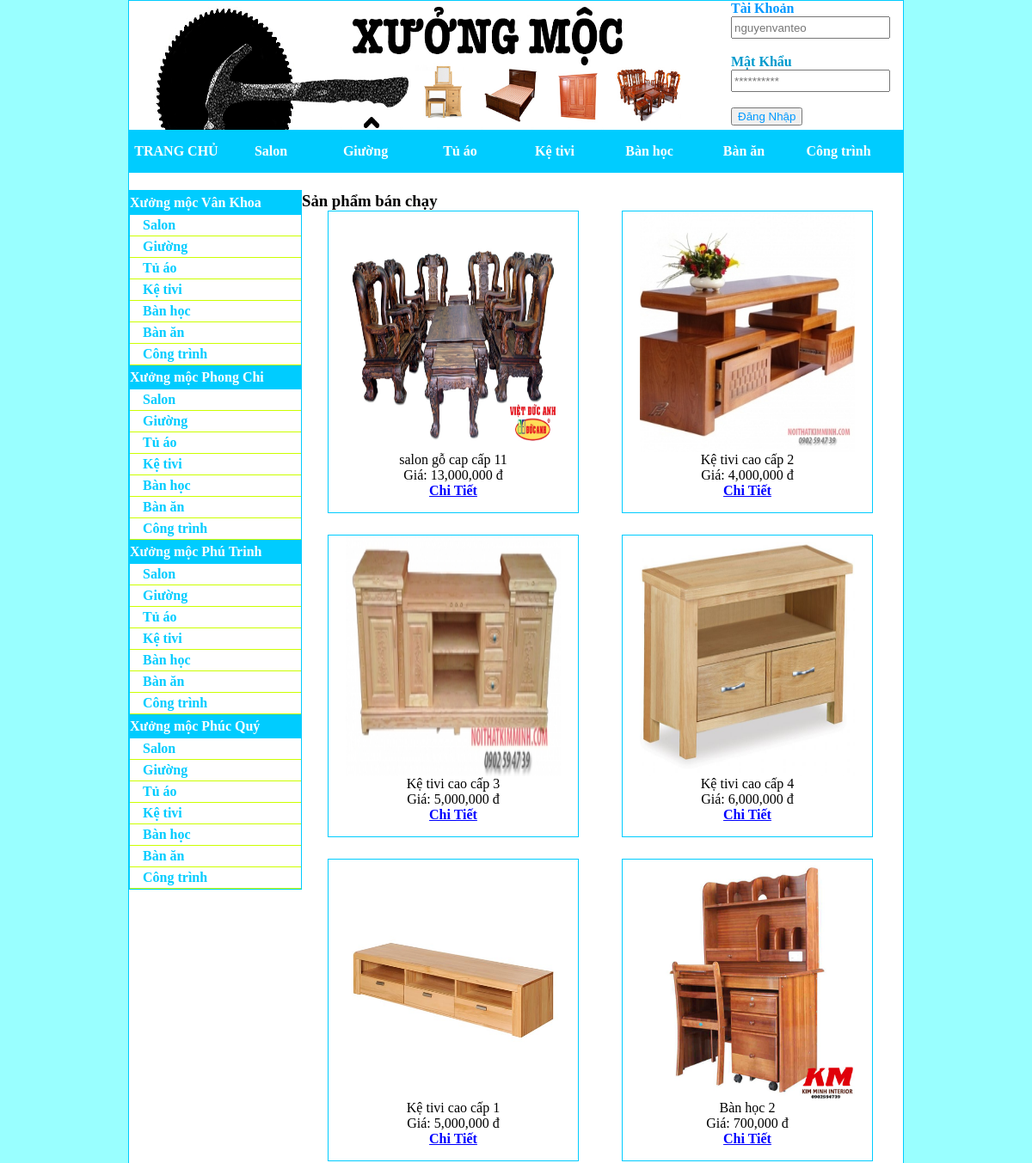
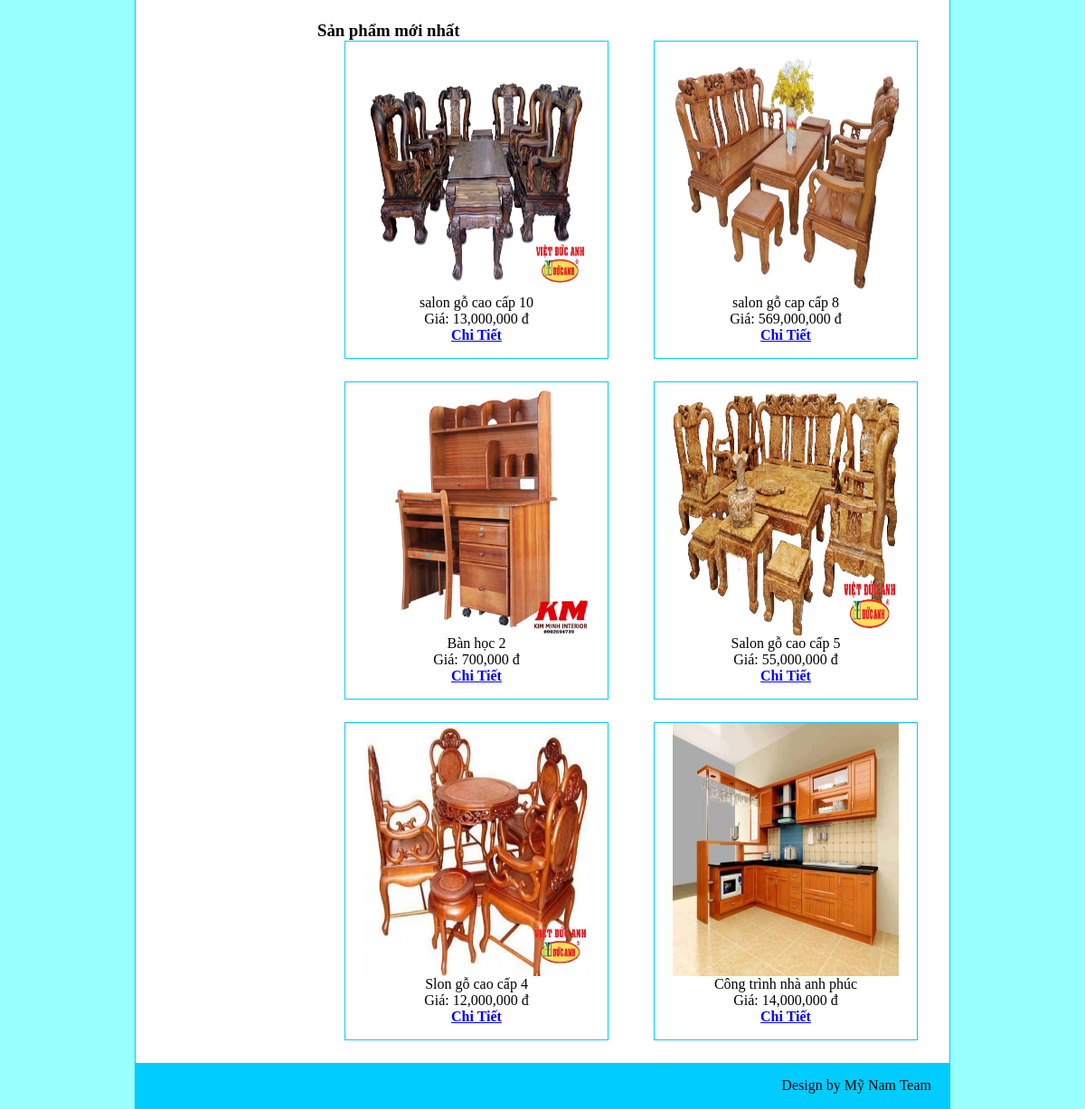
The page / on the database its author committed (2 pictures, top to bottom).
### tables this page shows
CREATE TABLE `LoaiSanPham` (
  `MaLoaiSanPham` int(11) NOT NULL,
  `TenLoaiSanPham` varchar(45) NOT NULL,
  `BiXoa` tinyint(1) NOT NULL
);

CREATE TABLE `HangSanXuat` (
  `MaHangSanXuat` int(11) NOT NULL,
  `TenHangSanXuat` varchar(45) NOT NULL,
  `LogoURL` varchar(45) NOT NULL,
  `BiXoa` tinyint(1) NOT NULL
);

CREATE TABLE `SanPham` (
  `MaSanPham` int(11) NOT NULL,
  `TenSanPham` varchar(45) NOT NULL,
  `HinhURL` varchar(45) NOT NULL,
  `GiaSanPham` int(11) NOT NULL,
  `NgayNhap` datetime NOT NULL,
  `SoLuongTon` int(11) NOT NULL,
  `SoLuongBan` int(11) NOT NULL,
  `SoLuocXem` int(11) NOT NULL,
  `MoTa` text NOT NULL,
  `BiXoa` tinyint(1) NOT NULL,
  `MaLoaiSanPham` int(11) NOT NULL,
  `MaHangSanXuat` int(11) NOT NULL
);

### lib/DataProvider.php (called while the page is built, shortened)
<?php
	class DataProvider
	{
		public static function execQuery($sql)
		{
            $connection = mysqli_connect(SERVER,USERNAME,PASSWORD,DATABASE) or
			die("Could not connect to" ."localhost". " .");
            mysqli_query($connection,"set names 'utf8'");
            $result = mysqli_query($connection,$sql);
            return $result;
        }
    }
?>

### pages/pHome.php (called while the page is built)
<?php
    include("pages/pSanPhamBanChay.php");
    include("pages/pSanPhamMoiNhat.php");
?>

### templates/tempThumbProduct.php (the view)
<div class="content_NoiDungSanPham">
                <span><a href="#?idSP=<?php echo $row['MaSanPham'];?>"><img src="images/<?php echo $row['HinhURL'];?>" width="250px" height="280px" /></a></span><br/>
                <span><?php echo $row['TenSanPham'];?></span><br/>
                <span>Giá: <?php echo number_format($row['GiaSanPham']);?> đ </span><br/>
                <span><b><a href="index.php?a=4&id=<?php echo $row['MaSanPham'];?>" style="color: blue;">Chi Tiết</a></b></span>
</div>

### index.php (shortened to what this page needs)
<?php include_once('lib/DataProvider.php');  ?>
<!DOCTYPE HTML PUBLIC "-//W3C//DTD HTML 4.01 Transitional//EN" "http://www.w3.org/TR/html4/loose.dtd">
<html>
<head>
    <link type="text/css" href="css/Style.css" rel="stylesheet" />
</head>
<body>
<div id="container">
	<?php include("modules/mHeader.php"); ?>
	<?php include("modules/mMenuNgang.php");?>
    <div id="content">
    	<?php include("modules/mMenuDoc.php") ?>
    	<?php include("modules/mContent.php"); ?>
    </div>
    <?php include("modules/mFooter.php") ?>
</div>
</body>
</html>

### modules/mHeader.php
<div id="header">
    	<div id="header_Hinh">
    	<img src="images/25319999_1203733243061692_265521252_o.png" width="700px" height="150px"   />
        </div>
        <div id="header_DangNhap">
        	<?php
				if(1 == 1)
					include("mDangNhapTaiKhoan.php");
				else
					include("mThongTinTaiKhoan.php");
			?>
        </div>
    </div>

### modules/mDangNhapTaiKhoan.php
<form action="" method="post" name="frmDangNhap" id="frmDangNhap">
     	<label style="color:#09F"><b>Tài Khoản</b></label><br/>
         <input class="dangnhap" name="user" type="text"  placeholder="nguyenvanteo"> <Br/> <br/>
         <label style="color:#09C"><b>Mật Khẩu</b></label><br/>
         <input class="dangnhap" name="password" type="text" placeholder="**********"><br/><br/>
       <input name="submit" value="Đăng Nhập" type="submit" style="color:#09F" >
     </form>

### modules/mMenuNgang.php
<div id="menu_Ngang">
    <div class="menu_Ngang_ChiTiet"><span><b><a href="index.php">TRANG CHỦ</a></b></span></div>
<?php
    $sql = "select LoaiSanPham.MaLoaiSanPham, LoaiSanPham.TenLoaiSanPham
            from LoaiSanPham";
    $qr = DataProvider::execQuery($sql);
    while($row = mysqli_fetch_assoc($qr))
    {
        include("templates/tempMenuNgang.php");
    }
    ?>
</div>

### templates/tempMenuNgang.php
<div class="menu_Ngang_ChiTiet"><span><b><a href="index.php?a=3&id=<?php echo $row["MaLoaiSanPham"];?>"><?php echo $row["TenLoaiSanPham"];?></a></b></span></div>

### modules/mMenuDoc.php
<div id="menu_Doc">
	<?php
		$slHSX = "SELECT hangsanxuat.MaHangSanXuat, hangsanxuat.TenHangSanXuat
				  FROM hangsanxuat
				  WHERE HangSanXuat.BiXoa = FALSE";
		$qrHSX = DataProvider::execQuery($slHSX);
		while($rowHSX = mysqli_fetch_array($qrHSX))
		{?>
			<div>
				<div class="menu_Doc_theloai"><?php echo $rowHSX["TenHangSanXuat"];?></div>
					<?php
					$sqlLoaiSP = "SELECT loaisanpham.MaLoaiSanPham, loaisanpham.TenLoaiSanPham
								FROM loaisanpham
								WHERE loaisanpham.BiXoa = FALSE";
					$qrLSP = DataProvider::execQuery($sqlLoaiSP);
					while($rowLSP = mysqli_fetch_array($qrLSP))
					{?>
						<div class="loaitin">
							<a href="#"><?php echo $rowLSP["TenLoaiSanPham"];?></a>
						</div>
					<?php
					}
					?>
			</div>
	<?php
		}
	?>
</div>

### modules/mContent.php (shortened to what this page needs)
<div id="content_SanPham">
<?php
    $a = (isset($_GET['a'])) ? $_GET['a'] : 1;
    switch ($a) {
        case 1:
            include ("pages/pHome.php");
            break;
    }
?>
</div>

### pages/pSanPhamBanChay.php
<h3>Sản phẩm bán chạy</h3>
<?php
    $sql = "SELECT SanPham.TenSanPham, SanPham.MaSanPham, SanPham.HinhURL, SanPham.MoTa, SanPham.GiaSanPham
            FROM SanPham
            ORDER BY SanPham.SoLuongBan DESC
            LIMIT 0,6";
    $qr = DataProvider::execQuery($sql);
    while($row = mysqli_fetch_assoc($qr))
    {
        include("templates/tempThumbProduct.php");
    }
?>

### pages/pSanPhamMoiNhat.php
<h3>Sản phẩm mới nhất</h3>
<?php
    $sql = "SELECT SanPham.TenSanPham, SanPham.MaSanPham, SanPham.HinhURL, SanPham.MoTa, SanPham.GiaSanPham, SanPham.NgayNhap
            FROM SanPham
            ORDER BY SanPham.NgayNhap DESC
            LIMIT 0,6";
    $qr = DataProvider::execQuery($sql);
    while($row = mysqli_fetch_assoc($qr))
    {
        include("templates/tempThumbProduct.php");
    }
?>

### modules/mFooter.php
<div id="footer" align="right">
    	<span>Design by Mỹ Nam Team</span>
    </div>

### css/Style.css (style rules this page uses)
body { margin-top:0px; margin-bottom:0px; background-color:#9FF }
#container { width:900px; margin:auto; background-color:#FFF; border:1px solid #0CF; }
#header { width:900px; height:150px; background-color:#FFF }
#header_Hinh { float:left }
#header_DangNhap { width:200px; height:150px; float:left; }
#frmDangNhap { width:200px; height:150px; }
.dangnhap { height:20px; }
#menu_Ngang { width:900px; height:50px; background-color:#0CF; line-height:50px; text-align:center; color:#FFF }
.menu_Ngang_ChiTiet { width: 110px; height: 50px; float: left; }
.menu_Ngang_ChiTiet a { text-decoration-line: none; color: #FFF; }
.content_NoiDungSanPham { width: 290px; height: 350px; float: left; background-color: #FFF; border: 1px solid #0CF; text-align: center; margin-left: 30px; padding-left: 0px; margin-right: 20px; margin-bottom: 25px; }
#content_SanPham { width: 699px; float: left; background-color: #FFF; margin-top: 22px; }
#content_SanPham h3 { margin-top: 0px; margin-left: 0px; margin-bottom: 0px; }
#menu_Doc { width: 199px; background-color: #FFF; float: left; margin-top: 20px; border: 1px solid #0CF; }
.menu_Doc_theloai { background-color:#0CF; color:#ffffff; display:block; padding-top: 5px; padding-bottom: 5px; font-weight:bold; }
#menu_Doc a { color:#0CF; padding-top: 3px; padding-bottom: 3px; padding-left: 15px; display:block; border-bottom:solid 1px #CF0; text-decoration: none; font-weight: bold; }
#footer { width:900px; height:50px; background-color:#0CF; clear:both; }
#footer span { margin-right: 20px; line-height:50px }

### rows shown on the page
loaisanpham: TenLoaiSanPham "Salon"
loaisanpham: TenLoaiSanPham "Giường"
loaisanpham: TenLoaiSanPham "Tủ áo"
loaisanpham: TenLoaiSanPham "Kệ tivi"
loaisanpham: TenLoaiSanPham "Bàn học"
loaisanpham: TenLoaiSanPham "Bàn ăn"
loaisanpham: TenLoaiSanPham "Công trình"
hangsanxuat: TenHangSanXuat "Xưởng mộc Vân Khoa"
hangsanxuat: TenHangSanXuat "Xưởng mộc Phong Chi"
hangsanxuat: TenHangSanXuat "Xưởng mộc Phú Trinh"
hangsanxuat: TenHangSanXuat "Xưởng mộc Phúc Quý"
sanpham: HinhURL (picture), TenSanPham "salon gỗ cap cấp 11", GiaSanPham "13,000,000"
sanpham: HinhURL (picture), TenSanPham "Kệ tivi cao cấp 2", GiaSanPham "4,000,000"
sanpham: HinhURL (picture), TenSanPham "Kệ tivi cao cấp 3", GiaSanPham "5,000,000"
sanpham: HinhURL (picture), TenSanPham "Kệ tivi cao cấp 4", GiaSanPham "6,000,000"
sanpham: HinhURL (picture), TenSanPham "Kệ tivi cao cấp 1", GiaSanPham "5,000,000"
sanpham: HinhURL (picture), TenSanPham "Bàn học 2", GiaSanPham "700,000"
sanpham: HinhURL (picture), TenSanPham "salon gỗ cao cấp 10", GiaSanPham "13,000,000"
sanpham: HinhURL (picture), TenSanPham "salon gỗ cap cấp 8", GiaSanPham "569,000,000"
sanpham: HinhURL (picture), TenSanPham "Salon gỗ cao cấp 5", GiaSanPham "55,000,000"
sanpham: HinhURL (picture), TenSanPham "Slon gỗ cao cấp 4", GiaSanPham "12,000,000"
sanpham: HinhURL (picture), TenSanPham "Công trình nhà anh phúc", GiaSanPham "14,000,000"
